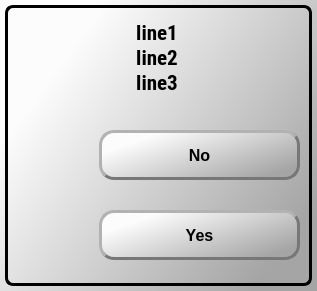
<?xml version="1.0" encoding="UTF-8"?>
<ui version="4.0">
 <class>xfQuestionDlg</class>
 <widget class="QDialog" name="xfQuestionDlg">
  <property name="geometry">
   <rect>
    <x>0</x>
    <y>0</y>
    <width>317</width>
    <height>291</height>
   </rect>
  </property>
  <property name="windowTitle">
   <string>Dialog</string>
  </property>
  <property name="styleSheet">
   <string notr="true">QDialog
{
	background-color: qlineargradient(spread:pad, x1:0.191, y1:0.181818, x2:1, y2:0.722, stop:0 rgba(252, 252, 252, 255), stop:1 rgba(165, 165, 165, 255));
	border-color: rgb(0, 0, 0);
	margin: 5px 5px;
	border-style: inset;
	border-radius: 8px;
	border-width: 3px;
}</string>
  </property>
  <widget class="QLabel" name="pMSGLab">
   <property name="geometry">
    <rect>
     <x>17</x>
     <y>15</y>
     <width>280</width>
     <height>85</height>
    </rect>
   </property>
   <property name="minimumSize">
    <size>
     <width>100</width>
     <height>0</height>
    </size>
   </property>
   <property name="font">
    <font>
     <family>Roboto Condensed</family>
     <pointsize>16</pointsize>
     <weight>75</weight>
     <bold>true</bold>
    </font>
   </property>
   <property name="text">
    <string>line1
line2
line3</string>
   </property>
   <property name="alignment">
    <set>Qt::AlignCenter</set>
   </property>
   <property name="margin">
    <number>5</number>
   </property>
  </widget>
  <widget class="QWidget" name="layoutWidget">
   <property name="geometry">
    <rect>
     <x>18</x>
     <y>117</y>
     <width>282</width>
     <height>77</height>
    </rect>
   </property>
   <layout class="QHBoxLayout" name="horizontalLayout_6">
    <item>
     <widget class="QLabel" name="label_21">
      <property name="sizePolicy">
       <sizepolicy hsizetype="Preferred" vsizetype="Preferred">
        <horstretch>0</horstretch>
        <verstretch>0</verstretch>
       </sizepolicy>
      </property>
      <property name="maximumSize">
       <size>
        <width>75</width>
        <height>75</height>
       </size>
      </property>
      <property name="text">
       <string/>
      </property>
      <property name="pixmap">
       <pixmap resource="xf_resources.qrc">:/images/emergency_button.png</pixmap>
      </property>
      <property name="scaledContents">
       <bool>true</bool>
      </property>
     </widget>
    </item>
    <item>
     <widget class="QToolButton" name="pCancelTB">
      <property name="sizePolicy">
       <sizepolicy hsizetype="Preferred" vsizetype="Fixed">
        <horstretch>0</horstretch>
        <verstretch>0</verstretch>
       </sizepolicy>
      </property>
      <property name="minimumSize">
       <size>
        <width>196</width>
        <height>50</height>
       </size>
      </property>
      <property name="styleSheet">
       <string notr="true"> QToolButton{
     background-color: qlineargradient(spread:pad, x1:0.191, y1:0.181818, x2:1, y2:0.722, stop:0 rgba(252, 252, 252, 255), stop:1 rgba(165, 165, 165, 255));
     border-width: 3px;
     border-style: outset;
     border-radius: 15px;
     border-color: #777;
	 color: #000;
     font: bold 16px;
     min-width: 10em;
     padding: 0px;
 }
QToolButton:!enabled{
background-color: qlineargradient(spread:pad, x1:0.246175, y1:0.255, x2:1, y2:0.966, stop:0 rgba(100, 100, 100, 255), stop:1 rgba(255, 255, 255, 255));
     border-width: 3px;
     border-style: inset;
     border-radius: 15px;
     border-color: #777;
     font: bold 16px;
 	 color: #777;
    min-width: 10em;
     padding: 0px;
 } 

 QToolButton:pressed {
     background-color: #555;
     border-width: 3px;
     border-style: inset;
     border-radius: 15px;
     border-color: #777;
     font: bold 16px;
 	 color: #fff;
    min-width: 10em;
     padding: 0px;
 } 
 QToolButton:checked {
     background-color: #555;
     border-width: 3px;
     border-style: inset;
     border-radius: 15px;
     border-color: #777;
     font: bold 16px;
 	 color: #fff;
    min-width: 10em;
     padding: 0px;
 } 
</string>
      </property>
      <property name="text">
       <string>No</string>
      </property>
      <property name="iconSize">
       <size>
        <width>280</width>
        <height>100</height>
       </size>
      </property>
      <property name="checkable">
       <bool>false</bool>
      </property>
      <property name="autoExclusive">
       <bool>false</bool>
      </property>
     </widget>
    </item>
   </layout>
  </widget>
  <widget class="QWidget" name="layoutWidget_2">
   <property name="geometry">
    <rect>
     <x>18</x>
     <y>197</y>
     <width>282</width>
     <height>77</height>
    </rect>
   </property>
   <layout class="QHBoxLayout" name="horizontalLayout_7">
    <item>
     <widget class="QLabel" name="label_23">
      <property name="sizePolicy">
       <sizepolicy hsizetype="Preferred" vsizetype="Preferred">
        <horstretch>0</horstretch>
        <verstretch>0</verstretch>
       </sizepolicy>
      </property>
      <property name="maximumSize">
       <size>
        <width>75</width>
        <height>75</height>
       </size>
      </property>
      <property name="text">
       <string/>
      </property>
      <property name="pixmap">
       <pixmap resource="xf_resources.qrc">:/images/play_button.png</pixmap>
      </property>
      <property name="scaledContents">
       <bool>true</bool>
      </property>
     </widget>
    </item>
    <item>
     <widget class="QToolButton" name="pAcceptTB">
      <property name="sizePolicy">
       <sizepolicy hsizetype="Preferred" vsizetype="Fixed">
        <horstretch>0</horstretch>
        <verstretch>0</verstretch>
       </sizepolicy>
      </property>
      <property name="minimumSize">
       <size>
        <width>196</width>
        <height>50</height>
       </size>
      </property>
      <property name="styleSheet">
       <string notr="true"> QToolButton{
     background-color: qlineargradient(spread:pad, x1:0.191, y1:0.181818, x2:1, y2:0.722, stop:0 rgba(252, 252, 252, 255), stop:1 rgba(165, 165, 165, 255));
     border-width: 3px;
     border-style: outset;
     border-radius: 15px;
     border-color: #777;
	 color: #000;
     font: bold 16px;
     min-width: 10em;
     padding: 0px;
 }
QToolButton:!enabled{
background-color: qlineargradient(spread:pad, x1:0.246175, y1:0.255, x2:1, y2:0.966, stop:0 rgba(100, 100, 100, 255), stop:1 rgba(255, 255, 255, 255));
     border-width: 3px;
     border-style: inset;
     border-radius: 15px;
     border-color: #777;
     font: bold 16px;
 	 color: #777;
    min-width: 10em;
     padding: 0px;
 } 

 QToolButton:pressed {
     background-color: #555;
     border-width: 3px;
     border-style: inset;
     border-radius: 15px;
     border-color: #777;
     font: bold 16px;
 	 color: #fff;
    min-width: 10em;
     padding: 0px;
 } 
 QToolButton:checked {
     background-color: #555;
     border-width: 3px;
     border-style: inset;
     border-radius: 15px;
     border-color: #777;
     font: bold 16px;
 	 color: #fff;
    min-width: 10em;
     padding: 0px;
 } 
</string>
      </property>
      <property name="text">
       <string>Yes</string>
      </property>
      <property name="iconSize">
       <size>
        <width>280</width>
        <height>100</height>
       </size>
      </property>
      <property name="checkable">
       <bool>false</bool>
      </property>
      <property name="autoExclusive">
       <bool>false</bool>
      </property>
     </widget>
    </item>
   </layout>
  </widget>
 </widget>
 <resources>
  <include location="xf_resources.qrc"/>
 </resources>
 <connections>
  <connection>
   <sender>pCancelTB</sender>
   <signal>clicked()</signal>
   <receiver>xfQuestionDlg</receiver>
   <slot>reject()</slot>
   <hints>
    <hint type="sourcelabel">
     <x>170</x>
     <y>156</y>
    </hint>
    <hint type="destinationlabel">
     <x>152</x>
     <y>109</y>
    </hint>
   </hints>
  </connection>
  <connection>
   <sender>pAcceptTB</sender>
   <signal>clicked()</signal>
   <receiver>xfQuestionDlg</receiver>
   <slot>accept()</slot>
   <hints>
    <hint type="sourcelabel">
     <x>531</x>
     <y>143</y>
    </hint>
    <hint type="destinationlabel">
     <x>508</x>
     <y>116</y>
    </hint>
   </hints>
  </connection>
 </connections>
</ui>
